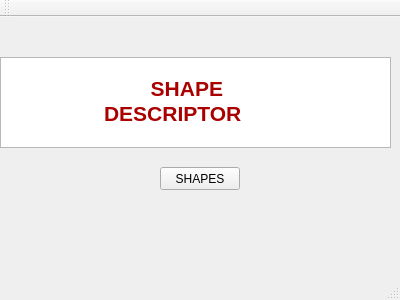
<?xml version="1.0" encoding="UTF-8"?>
<ui version="4.0">
 <class>MainWindow</class>
 <widget class="QMainWindow" name="MainWindow">
  <property name="geometry">
   <rect>
    <x>0</x>
    <y>0</y>
    <width>400</width>
    <height>300</height>
   </rect>
  </property>
  <property name="windowTitle">
   <string>MainWindow</string>
  </property>
  <widget class="QWidget" name="centralWidget">
   <widget class="QPushButton" name="pushButton">
    <property name="geometry">
     <rect>
      <x>160</x>
      <y>150</y>
      <width>80</width>
      <height>23</height>
     </rect>
    </property>
    <property name="text">
     <string>SHAPES</string>
    </property>
   </widget>
   <widget class="QLabel" name="label">
    <property name="geometry">
     <rect>
      <x>130</x>
      <y>60</y>
      <width>131</width>
      <height>20</height>
     </rect>
    </property>
    <property name="text">
     <string/>
    </property>
   </widget>
   <widget class="QTextEdit" name="textEdit">
    <property name="geometry">
     <rect>
      <x>0</x>
      <y>40</y>
      <width>391</width>
      <height>91</height>
     </rect>
    </property>
    <property name="html">
     <string>&lt;!DOCTYPE HTML PUBLIC &quot;-//W3C//DTD HTML 4.0//EN&quot; &quot;http://www.w3.org/TR/REC-html40/strict.dtd&quot;&gt;
&lt;html&gt;&lt;head&gt;&lt;meta name=&quot;qrichtext&quot; content=&quot;1&quot; /&gt;&lt;style type=&quot;text/css&quot;&gt;
p, li { white-space: pre-wrap; }
&lt;/style&gt;&lt;/head&gt;&lt;body style=&quot; font-family:'Sans Serif'; font-size:9pt; font-weight:400; font-style:normal;&quot;&gt;
&lt;p style=&quot; margin-top:0px; margin-bottom:0px; margin-left:0px; margin-right:0px; -qt-block-indent:0; text-indent:0px;&quot;&gt;	&lt;/p&gt;
&lt;p style=&quot; margin-top:0px; margin-bottom:0px; margin-left:0px; margin-right:0px; -qt-block-indent:0; text-indent:0px;&quot;&gt;&lt;span style=&quot; font-size:16pt; color:#aa0000;&quot;&gt;                         &lt;/span&gt;&lt;span style=&quot; font-size:16pt; font-weight:600; color:#aa0000;&quot;&gt;SHAPE                                        &lt;/span&gt;&lt;/p&gt;
&lt;p style=&quot; margin-top:0px; margin-bottom:0px; margin-left:0px; margin-right:0px; -qt-block-indent:0; text-indent:0px;&quot;&gt;&lt;span style=&quot; font-size:16pt; font-weight:600; color:#aa0000;&quot;&gt;                 DESCRIPTOR   &lt;/span&gt;&lt;/p&gt;&lt;/body&gt;&lt;/html&gt;</string>
    </property>
   </widget>
  </widget>
  <widget class="QMenuBar" name="menuBar">
   <property name="geometry">
    <rect>
     <x>0</x>
     <y>0</y>
     <width>400</width>
     <height>20</height>
    </rect>
   </property>
  </widget>
  <widget class="QToolBar" name="mainToolBar">
   <attribute name="toolBarArea">
    <enum>TopToolBarArea</enum>
   </attribute>
   <attribute name="toolBarBreak">
    <bool>false</bool>
   </attribute>
  </widget>
  <widget class="QStatusBar" name="statusBar"/>
 </widget>
 <layoutdefault spacing="6" margin="11"/>
 <resources/>
 <connections/>
</ui>
